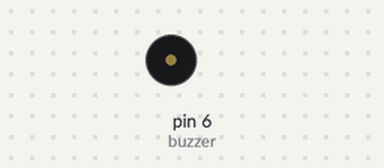
Recording of a sketch running on a simulated Arduino Uno, built with avr-gcc and run on an emulated ATmega328P. On the bench: buzzer (waves = sounding).

Above: at 0.1 s.
Timing chart, 0 to 1.6 s (numbered marks = the images above):
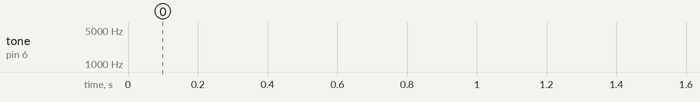

The sketch:

buzzerTest.ino
```cpp
/* Arduino tutorial - Buzzer / Piezo Speaker
   More info and circuit: http://www.ardumotive.com/how-to-use-a-buzzer-en.html
   Dev: Michalis Vasilakis // Date: 9/6/2015 // www.ardumotive.com */


const int buzzer = 6; //buzzer to arduino pin 9
byte state = 0;

void setup(){

  pinMode(buzzer, OUTPUT); // Set buzzer - pin 9 as an output

}

void loop(){
  if (state == 0){
    tone(buzzer, 3124); // Send 1KHz sound signal...
    state = 1;
  }
//  delay(1000);        // ...for 1 sec
  if (state == 1){
    noTone(buzzer); // Send 1KHz sound signal...
    state = 0;
  }

}
```
